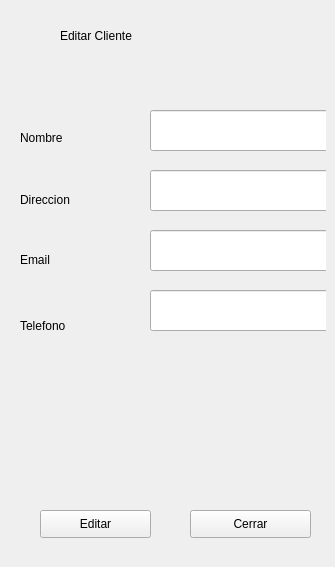
               <widget class="QWidget" name="editarC">
                <widget class="QWidget" name="widget_13" native="true">
                 <property name="geometry">
                  <rect>
                   <x>20</x>
                   <y>20</y>
                   <width>306</width>
                   <height>538</height>
                  </rect>
                 </property>
                 <widget class="QLineEdit" name="lineEdit_62">
                  <property name="geometry">
                   <rect>
                    <x>130</x>
                    <y>90</y>
                    <width>181</width>
                    <height>41</height>
                   </rect>
                  </property>
                 </widget>
                 <widget class="QLineEdit" name="lineEdit_63">
                  <property name="geometry">
                   <rect>
                    <x>130</x>
                    <y>150</y>
                    <width>181</width>
                    <height>41</height>
                   </rect>
                  </property>
                 </widget>
                 <widget class="QLineEdit" name="lineEdit_64">
                  <property name="geometry">
                   <rect>
                    <x>130</x>
                    <y>210</y>
                    <width>181</width>
                    <height>41</height>
                   </rect>
                  </property>
                 </widget>
                 <widget class="QLineEdit" name="lineEdit_65">
                  <property name="geometry">
                   <rect>
                    <x>130</x>
                    <y>270</y>
                    <width>181</width>
                    <height>41</height>
                   </rect>
                  </property>
                 </widget>
                 <widget class="QLabel" name="label_73">
                  <property name="geometry">
                   <rect>
                    <x>40</x>
                    <y>0</y>
                    <width>241</width>
                    <height>31</height>
                   </rect>
                  </property>
                  <property name="text">
                   <string>Editar Cliente</string>
                  </property>
                 </widget>
                 <widget class="QLabel" name="label_74">
                  <property name="geometry">
                   <rect>
                    <x>0</x>
                    <y>110</y>
                    <width>91</width>
                    <height>16</height>
                   </rect>
                  </property>
                  <property name="text">
                   <string>Nombre</string>
                  </property>
                 </widget>
                 <widget class="QLabel" name="label_75">
                  <property name="geometry">
                   <rect>
                    <x>0</x>
                    <y>170</y>
                    <width>121</width>
                    <height>20</height>
                   </rect>
                  </property>
                  <property name="text">
                   <string>Direccion</string>
                  </property>
                 </widget>
                 <widget class="QLabel" name="label_76">
                  <property name="geometry">
                   <rect>
                    <x>0</x>
                    <y>230</y>
                    <width>91</width>
                    <height>20</height>
                   </rect>
                  </property>
                  <property name="text">
                   <string>Email</string>
                  </property>
                 </widget>
                 <widget class="QLabel" name="label_77">
                  <property name="geometry">
                   <rect>
                    <x>0</x>
                    <y>290</y>
                    <width>91</width>
                    <height>31</height>
                   </rect>
                  </property>
                  <property name="text">
                   <string>Telefono</string>
                  </property>
                 </widget>
                 <widget class="QPushButton" name="pushButton_21">
                  <property name="geometry">
                   <rect>
                    <x>20</x>
                    <y>490</y>
                    <width>111</width>
                    <height>28</height>
                   </rect>
                  </property>
                  <property name="text">
                   <string>Editar</string>
                  </property>
                  <property name="icon">
                   <iconset>
                    <normaloff>img/editar.png</normaloff>img/editar.png</iconset>
                  </property>
                  <property name="iconSize">
                   <size>
                    <width>28</width>
                    <height>28</height>
                   </size>
                  </property>
                 </widget>
                 <widget class="QPushButton" name="pushButton_22">
                  <property name="geometry">
                   <rect>
                    <x>170</x>
                    <y>490</y>
                    <width>121</width>
                    <height>28</height>
                   </rect>
                  </property>
                  <property name="text">
                   <string>Cerrar</string>
                  </property>
                  <property name="icon">
                   <iconset>
                    <normaloff>img/cancelar.png</normaloff>img/cancelar.png</iconset>
                  </property>
                  <property name="iconSize">
                   <size>
                    <width>28</width>
                    <height>28</height>
                   </size>
                  </property>
                 </widget>
                </widget>
               </widget>
